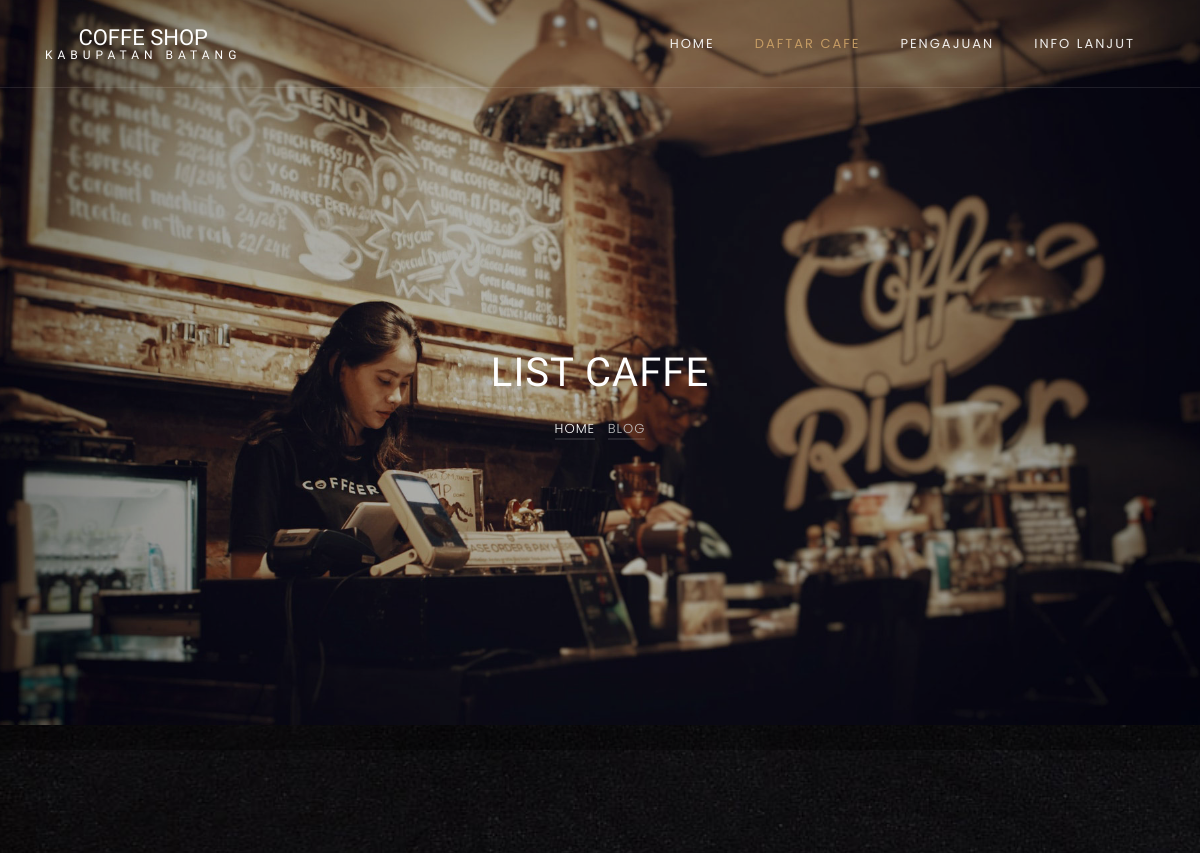
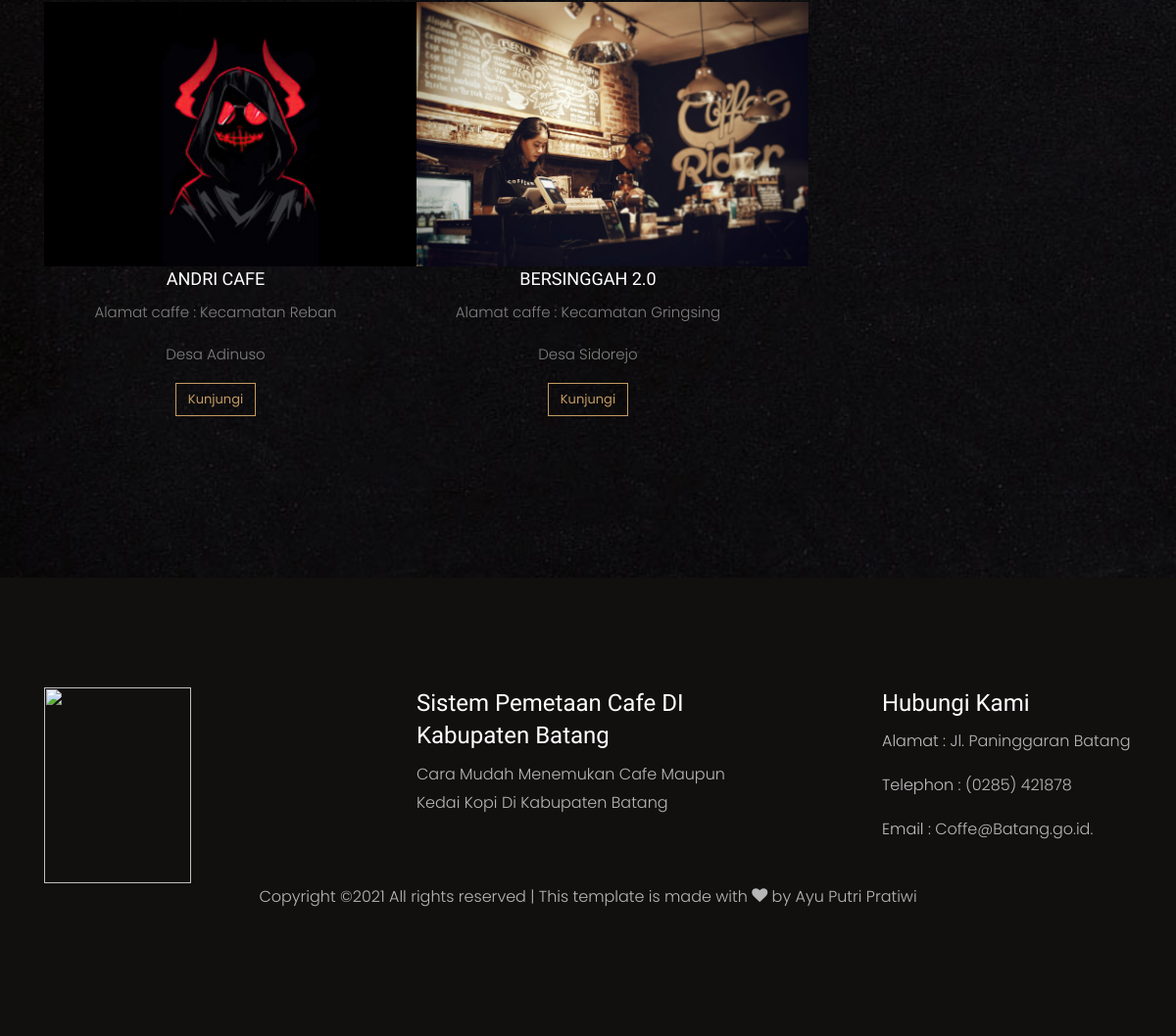
The page /index.php/user/list_cafe on the database its author committed (2 pictures, top to bottom).
### tables this page shows
CREATE TABLE `cafe` (
  `id_cafe` int(11) NOT NULL,
  `id_otomatis` varchar(11) NOT NULL,
  `id_kelurahan` int(11) NOT NULL,
  `nik` varchar(15) NOT NULL,
  `nama_cafe` varchar(100) NOT NULL,
  `nama_pemilik` varchar(40) NOT NULL,
  `email_pemilik` varchar(50) NOT NULL,
  `rt` char(5) NOT NULL,
  `rw` char(5) NOT NULL,
  `longitude` varchar(30) NOT NULL,
  `latitude` varchar(30) NOT NULL,
  `ktp` varchar(30) NOT NULL,
  `foto` varchar(50) NOT NULL,
  `deskripsi` text NOT NULL,
  `status` int(11) NOT NULL,
  `password` varchar(100) NOT NULL,
  `no_telp` varchar(15) NOT NULL,
  `jam_buka` time NOT NULL,
  `jam_tutup` time NOT NULL,
  `hari_buka` varchar(15) NOT NULL
);

CREATE TABLE `kecamatan` (
  `id_kecamatan` int(11) NOT NULL,
  `nama_kecamatan` varchar(25) NOT NULL
);

CREATE TABLE `kelurahan` (
  `id_kelurahan` int(11) NOT NULL,
  `id_kecamatan` int(11) NOT NULL,
  `nama_kelurahan` varchar(30) NOT NULL
);

### application/controllers/User.php (called while the page is built, shortened)
<?php
class User extends CI_Controller
{
	public function __construct()
	{
		$this->load->library('form_validation');
	}
	public function list_cafe()
	{
		$data['nav'] = 'list';
		$data['cafe'] = $this->db->query("SELECT * FROM cafe c join kelurahan k on k.id_kelurahan = c.id_kelurahan join kecamatan kc on kc.id_kecamatan = k.id_kecamatan where c.status = 2")->result();
		$this->load->view('user/template/header', $data);
		$this->load->view('user/list_cafe');
		$this->load->view('user/template/footer');
	}
}

### index.php (called while the page is built, shortened)
<?php
require_once BASEPATH.'core/CodeIgniter.php';

### application/views/user/list_cafe.php (the view)
<section class="home-slider owl-carousel">
    <div class="slider-item" style="background-image: url(<?= base_url('assets/')?>images/bg_3.jpg);"
        data-stellar-background-ratio="0.5">
        <div class="overlay"></div>
        <div class="container">
            <div class="row slider-text justify-content-center align-items-center">
                <div class="col-md-7 col-sm-12 text-center ftco-animate">
                    <h1 class="mb-3 mt-5 bread">List Caffe</h1>
                    <p class="breadcrumbs"><span class="mr-2"><a href="<?= base_url('user')?>">Home</a></span>
                        <span>Blog</span>
                    </p>
                </div>
            </div>
        </div>
    </div>
</section>
<section class="ftco-section">
    <div class="container">
        <div class="row d-flex">
            <?php foreach ($cafe as $key => $value) {
               ?>
               <div class="col-md-4 text-center" style="">
                <div class="menu-wrap">
                    <a href="<?= base_url('user/menu/'.$value->id_cafe)?>" class="block-20"
                        style="width: 400px; background-image: url('<?= base_url('upload/cafe/'.$value->foto)?>');">
                    </a>
                    <div class="text">
                        <h3><a
                            href="<?= base_url('user/menu/'.$value->id_cafe)?>"><?php echo $value->nama_cafe ?></a></h3>
                            <p>Alamat caffe : Kecamatan <?php echo $value->nama_kecamatan ?></p>
                            <p>Desa <?php echo $value->nama_kelurahan ?></p>
                            <p><a href="<?= base_url('user/menu/'.$value->id_cafe)?>" class="btn btn-primary btn-outline-primary">Kunjungi</a></p>
                        </div>
                    </div>
                </div>
            <?php } ?>
        </div>
    </div>
</section>

### rows shown on the page
cafe: foto (picture), nama_cafe "ANDRI CAFE", kecamatan.nama_kecamatan "Reban", id_kelurahan.nama_kelurahan "Adinuso"
cafe: foto (picture), nama_cafe "BERSINGGAH 2.0", kecamatan.nama_kecamatan "Gringsing", id_kelurahan.nama_kelurahan "Sidorejo"
